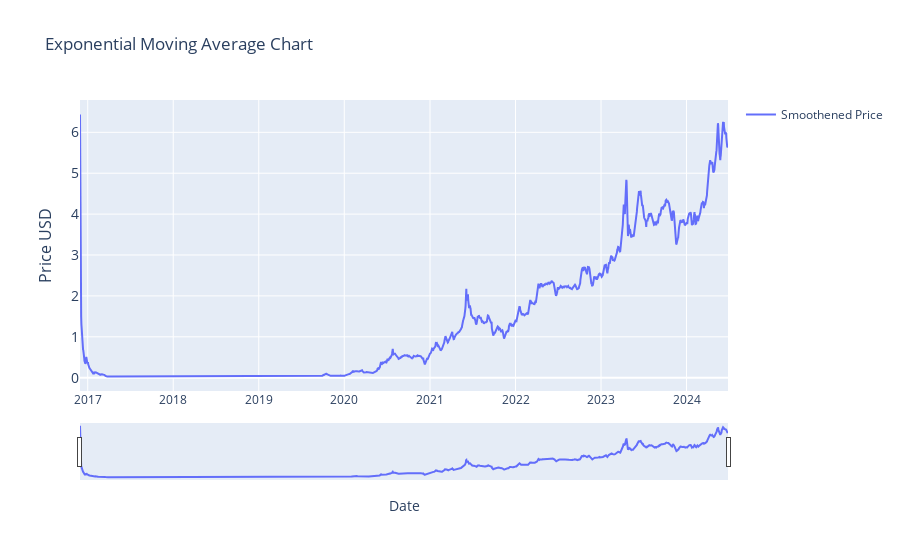

Notebook source saved alongside this figure:
### Markdown cell above
### Exponential Moving Average

### Code cell
# Exponential Moving Average (EMA)  
 # | Part of Moving Averages (2) block

import plotly.graph_objects as go
import pandas as pd
from ipywidgets import interact, DatePicker
import numpy as np

# renames current item to df
df = current_item

# change span = to change smoothing factor/span for average.
df['smoothened_price'] = df['price_usd'].ewm(span=2, adjust=False).mean()
# Function to update the graph based on the selected date range
def update_graph(start_date, end_date):
    # Filtering the data based on the date range
    mask = (df.index >= pd.to_datetime(start_date)) & (df.index <= pd.to_datetime(end_date))
    filtered_data = df.loc[mask]

    # Creating the plot
    fig = go.Figure()
    fig.add_trace(go.Scatter(x=filtered_data.index, y=filtered_data['smoothened_price'], mode='lines', name='Smoothened Price'))

    # Formatting
    fig.update_layout(
        title='Exponential Moving Average Chart',
        xaxis_title='Date',
        yaxis_title='Price USD',
        yaxis=dict(
            title='Price USD',
            titlefont_size=16,
            tickfont_size=14,
        ),
        xaxis=dict(  # Added lines for range slider
            rangeslider=dict(
                visible=True
            ),
            type="date"
        ),
        showlegend=True

        )
    
    fig.show()

# Creating interactive widgets for date selection
start_date_picker = DatePicker(description='Start Date', value=START_DATE)
end_date_picker = DatePicker(description='End Date', value=END_DATE)

# Display the interactive widget
interact(update_graph, start_date=start_date_picker, end_date=end_date_picker)

### Figure 1 — Plotly figure (JSON) as saved in the notebook; plotly's stock layout.template omitted (floating-point values rounded to 4 significant figures; data arrays with more than 128 entries replaced by an {"elided": "..."} marker saying what was removed)
{"data": [{"mode": "lines", "name": "Smoothened Price", "type": "scatter", "x": {"elided": "2767 str values"}, "y": {"elided": "2767 float values"}}], "layout": {"showlegend": true, "title": {"text": "Exponential Moving Average Chart"}, "xaxis": {"rangeslider": {"visible": true}, "title": {"text": "Date"}, "type": "date"}, "yaxis": {"tickfont": {"size": 14}, "title": {"font": {"size": 16}, "text": "Price USD"}}}}
